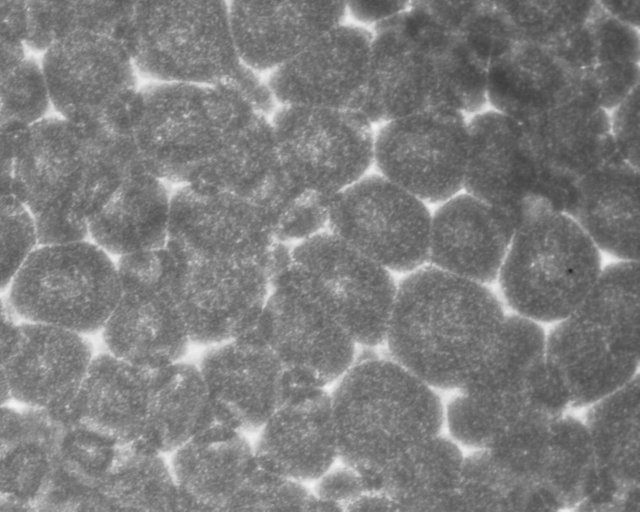
#> input picture gitassets/frame1.png, 1280 x 1024 px, found by its file name (shown at 1/2 size)
$ jupyter execute hough_transform.ipynb
#> lines starting #> are read from the running program, lines starting #| are printed output that depends on the picture; after the words box and inside, x2 and y2 are one past the last pixel; in counts of white or black regions, pixels touching at a corner belong together
### Trying out the Hough Transform
[OpenCV Docs](https://docs.opencv.org/4.x/da/d53/tutorial_py_houghcircles.html)

[Tutorial](https://learnopencv.com/hough-transform-with-opencv-c-python/)

Import image
- import
- downsize
- grayscale

[cell 1]
import cv2 as cv
import matplotlib.pyplot as plt
import numpy as np
import os
import matplotlib.image as mpimg

[cell 2]
from early_analysis import *

[cell 3]
source_dir = "/Users/johnmays/Documents/Wirth Lab/convection-cell-research/data/LCB6mil90deg0_frames"
os.chdir(source_dir)
frame1 = mpimg.imread('frame1.png')
#> frame1 is the input picture: shape (1024, 1280, 3) float32; min 0.133, max 0.953, mean 0.489
height, width, depth = np.shape(frame1)
#> height = 1024; width = 1280; depth = 3
frame1_downsized = cv.resize(frame1, (int(width/2), int(height/2)), cv.INTER_AREA) # downsize
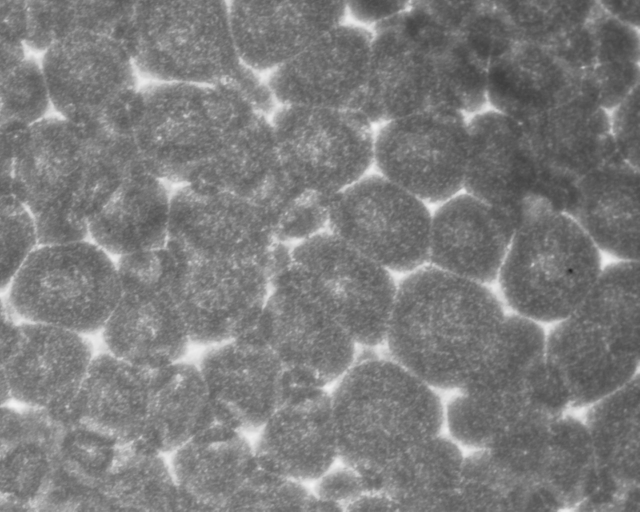
#> frame1_downsized: shape (512, 640, 3) float32; min 0.136, max 0.951, mean 0.489
frame1_downsized_gray = frame1_downsized[...,0] # convert to 1D grayscale
plt.imshow(frame1_downsized_gray, cmap='Greys_r')
plt.colorbar();
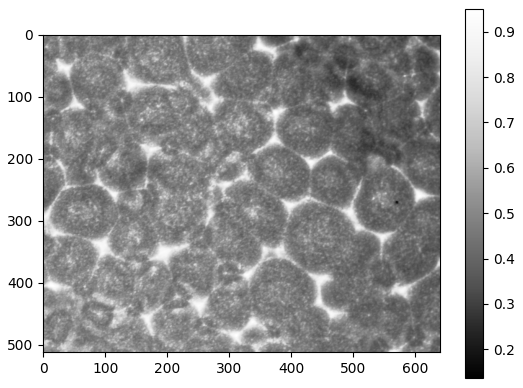
#> figure drawn by matplotlib, 2 panels

##### Step 1: Obtain Edges
- blur
- Canny Edge

[cell 4]
frame1_downsized_gray_blur = cv.medianBlur(frame1_downsized_gray, 3)
plt.imshow(frame1_downsized_gray_blur, cmap = 'Greys_r')
plt.colorbar();

[cell 5]
frame1_edgemap = cv.Canny(np.uint8(255*frame1_downsized_gray_blur),100, 240, 3) # 120,180
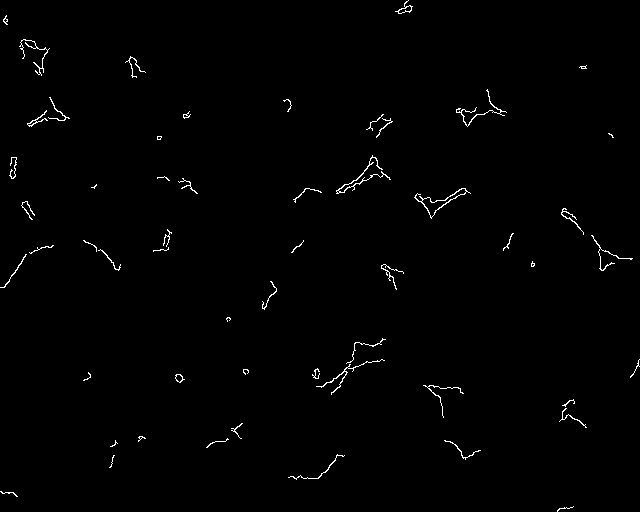
#> frame1_edgemap: shape (512, 640); 0.84% white in thin lines or dots
plt.imshow(frame1_edgemap, cmap = 'Greys_r')
plt.colorbar();
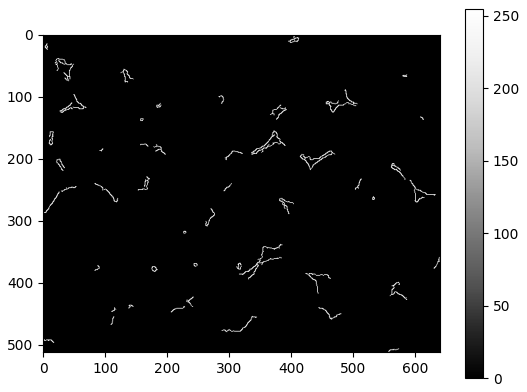
#> figure drawn by matplotlib, 2 panels

##### Step 2. Perform Hough

[cell 6]
circles = cv.HoughCircles(frame1_edgemap, method = cv.HOUGH_GRADIENT, dp=1, minDist=60, param1=200, param2=10, minRadius=20, maxRadius=45)
#> circles = [[338.5, 149.5, 39.9], [317.5, 346.5, 35.9], [370.5, 399.5, 36.4], [623.5, 218.5, 38.4]]

[cell 7]
if circles is not None:
    circles = np.uint16(np.around(circles))
#> circles = [[338, 150, 40], [318, 346, 36], [370, 400, 36], [624, 218, 38]]
    for i in circles[0, :]:
        # Draw outer circle
        cv.circle(frame1_downsized_gray_blur, (i[0], i[1]), i[2], (0, 255, 0), 2)
        # Draw inner circle
        cv.circle(frame1_downsized_gray_blur, (i[0], i[1]), 2, (0, 0, 255), 3)
#> this loop made 4 passes
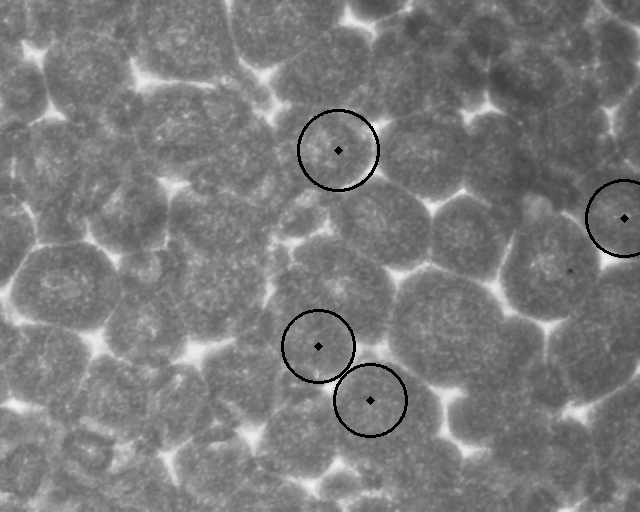
#> frame1_downsized_gray_blur: shape (512, 640) float32; min 0, max 0.948, mean 0.484
